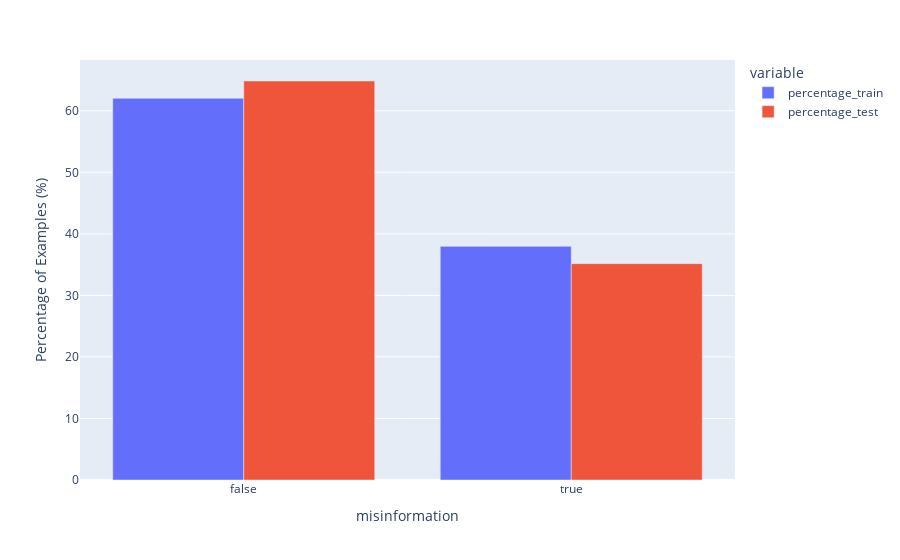

Notebook code cell kept with this figure:
### Code cell
train_perc = (
    df_train.groupby("misinformation").agg(percentage=("id", "count")) / len(df_train) * 100
).round(2).reset_index()
test_perc = (
    df_test.groupby("misinformation").agg(percentage=("id", "count")) / len(df_test) * 100
).round(2).reset_index()
perc = pd.merge(
    left=train_perc,
    right=test_perc,
    on="misinformation",
    how="outer",
    suffixes=["_train", "_test"],
)
display(
    px.bar(
        perc, x="misinformation", y=["percentage_train", "percentage_test"], barmode="group"
    ).update_xaxes(
        categoryorder="array", categoryarray=sorted(df_train.channel.unique())
    ).update_yaxes(title="Percentage of Examples (%)")
)

### Figure 1 — Plotly figure (JSON) as saved in the notebook; plotly's stock layout.template omitted (floating-point values rounded to 4 significant figures)
{"data": [{"alignmentgroup": "True", "hovertemplate": "variable=percentage_train<br>misinformation=%{x}<br>value=%{y}<extra></extra>", "legendgroup": "percentage_train", "marker": {"color": "#636efa", "pattern": {"shape": ""}}, "name": "percentage_train", "offsetgroup": "percentage_train", "orientation": "v", "showlegend": true, "textposition": "auto", "type": "bar", "x": [false, true], "xaxis": "x", "y": [62.03, 37.97], "yaxis": "y"}, {"alignmentgroup": "True", "hovertemplate": "variable=percentage_test<br>misinformation=%{x}<br>value=%{y}<extra></extra>", "legendgroup": "percentage_test", "marker": {"color": "#EF553B", "pattern": {"shape": ""}}, "name": "percentage_test", "offsetgroup": "percentage_test", "orientation": "v", "showlegend": true, "textposition": "auto", "type": "bar", "x": [false, true], "xaxis": "x", "y": [64.84, 35.16], "yaxis": "y"}], "layout": {"barmode": "group", "legend": {"title": {"text": "variable"}, "tracegroupgap": 0}, "margin": {"t": 60}, "xaxis": {"anchor": "y", "categoryarray": ["arte", "bfmtv", "europe1", "france-culture", "france-info", "france-inter", "france2", "france24", "franceinfotv", "itele", "lci", "rfi", "rmc", "rtl", "sud-radio", "tf1"], "categoryorder": "array", "domain": [0, 1], "title": {"text": "misinformation"}}, "yaxis": {"anchor": "x", "domain": [0, 1], "title": {"text": "Percentage of Examples (%)"}}}}
